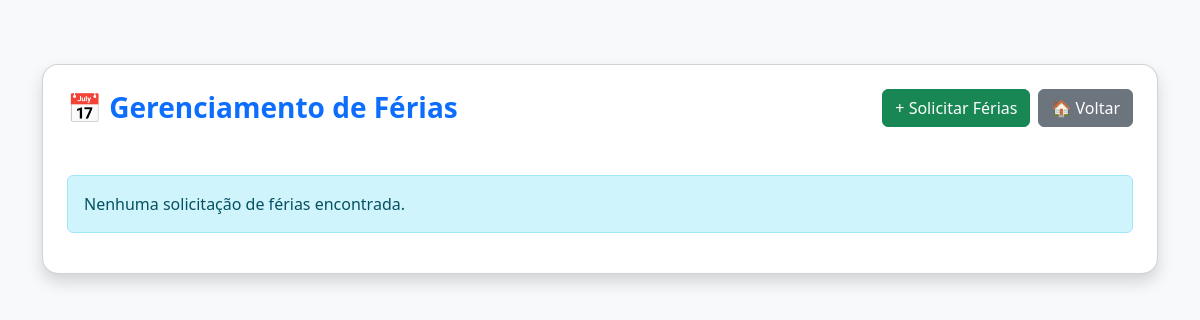
The page /auth/ferias/ (signed in) on the database as committed earlier.
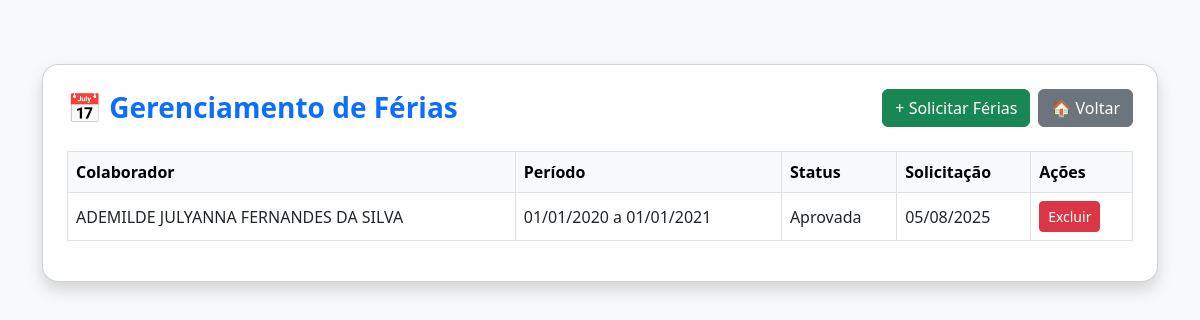
The same page on the database as committed later.
### dp_ses_management/models.py (models this page shows, shortened)
class Ferias(models.Model):
    STATUS_CHOICES = [
        ('pendente', 'Pendente'),
        ('aprovada', 'Aprovada'),
        ('rejeitada', 'Rejeitada'),
        ('cancelada', 'Cancelada'),
    ]
    colaborador = models.ForeignKey(Colaborador, on_delete=models.CASCADE, related_name='ferias')
    data_inicio = models.DateField(verbose_name="Data de Início")
    data_fim = models.DateField(verbose_name="Data de Fim")
    status = models.CharField(max_length=20, choices=STATUS_CHOICES, default='pendente')
    data_solicitacao = models.DateField(auto_now_add=True)
    observacoes = models.TextField(blank=True, null=True)

class Colaborador(models.Model):
    registro = models.AutoField(primary_key=True)
    matricula = models.CharField(max_length=255, unique=True, verbose_name="Matrícula (código funcional)", blank=True, null=True)
    nome_completo = models.CharField(max_length=255, verbose_name="Nome completo", blank=True, null=True)
    CARGO_CHOICES = [
        ('medico', 'Médico'),
        ('analista', 'Analista em Saúde'),
        ('assistente', 'Assistente em Saúde'),
        ('auxiliar', 'Auxiliar em Saúde'),
    ]
    cargo = models.CharField(max_length=255, choices=CARGO_CHOICES, verbose_name="Cargo", default='aux_admin', blank=True, null=True)
    funcao = models.CharField(max_length=255, verbose_name="Função Específica", blank=True, null=True)
    numero_conselho = models.CharField(max_length=255, blank=True, null=True, verbose_name="Número do conselho profissional")
    uf_conselho = models.CharField(max_length=255, blank=True, null=True, verbose_name="UF do conselho")
    nome_conselho = models.CharField(max_length=255, blank=True, null=True, verbose_name="Nome do conselho")
    SETOR_CHOICES = [
        ('almoxarifado', 'Almoxarifado'),
        ('ambulatorio', 'Ambulatório'),
        ('bloco_cirurgico', 'Bloco Cirúrgico'),
        ('ccih', 'CCIH'),
        ('clinica_cirurgica', 'Clínica Cirúrgica'),
        ('clinica_ortopedica', 'Clínica Ortopédica'),
        ('epidemiologia', 'Epidemiologia'),
        ('farmacia', 'Farmácia'),
        ('imobilizacao', 'Imobilização'),
        ('maternidade', 'Maternidade'),
        ('recepcao', 'Recepção'),
        ('same', 'SAME'),
        ('uti', 'UTI'),
        ('dp', 'Departamento Pessoal'),
    ]
    setor_trabalho = models.CharField(max_length=255, choices=SETOR_CHOICES, verbose_name="Setor de trabalho", default='enfermaria', blank=True, null=True)
    TURNO_CHOICES = [
        ('manha', 'Manhã'),
        ('tarde', 'Tarde'),
        ('noite', 'Noite'),
        ('integral', 'Integral'),
        ('diarista', 'Diarista'),
    ]
    turno = models.CharField(max_length=255, choices=TURNO_CHOICES, verbose_name="Turno", default='manha', blank=True, null=True)
    dias_trabalho = models.CharField(max_length=255, verbose_name="Dias de trabalho", blank=True, null=True)
    jornada_trabalho = models.CharField(max_length=255, verbose_name="Jornada de trabalho (Ex: 8h/dia)", blank=True, null=True)
    tipo_contrato = models.CharField(max_length=255, verbose_name="Tipo de contrato", blank=True, null=True)
    STATUS_CHOICES = [
        ('ativo', 'Ativo'),
        ('inativo', 'Inativo'),
        ('ferias', 'Férias'),
        ('afastado', 'Afastado'),
        ('licencan', 'Licença Nojo'),
        ('licencag', 'Licença Gala'),
        ('licencam', 'Licença Maternidade'),
        ('licencap', 'Licença Paternidade'),
        ('licencae', 'Licença Eleitoral'),
        ('licencat', 'Licença de Trato e Interesse Particular'),
        ('licencaedu', 'Licença Estudo'),
        ('licencapremio', 'Licença Prêmio'),
        ('demitido', 'Demitido'),
        ('exonerado', 'Exonerado'),
    ]
    status = models.CharField(max_length=255, choices=STATUS_CHOICES, verbose_name="Status", default='ativo', blank=True, null=True)
    data_admissao = models.DateField(verbose_name="Data de admissão", blank=True, null=True)
    nome_mae = models.CharField(max_length=255, verbose_name="Nome da mãe", blank=True, null=True)
    nome_pai = models.CharField(max_length=255, blank=True, null=True, verbose_name="Nome do pai")
    data_nascimento = models.DateField(verbose_name="Data de nascimento", blank=True, null=True)
    naturalidade = models.CharField(max_length=255, verbose_name="Naturalidade (cidade/estado)", blank=True, null=True)
    ESTADO_CIVIL_CHOICES = [
        ('solteiro', 'Solteiro(a)'),
        ('casado', 'Casado(a)'),
        ('divorciado', 'Divorciado(a)'),
        ('viuvo', 'Viúvo(a)'),
        ('uniao_estavel', 'União Estável'),
    ]
    estado_civil = models.CharField(max_length=255, choices=ESTADO_CIVIL_CHOICES, verbose_name="Estado civil", default='solteiro', blank=True, null=True)
    titulo_eleitor = models.CharField(max_length=255, blank=True, null=True, verbose_name="Título de eleitor")
    zona_eleitoral = models.CharField(max_length=255, blank=True, null=True, verbose_name="Zona eleitoral")
    secao_eleitoral = models.CharField(max_length=255, blank=True, null=True, verbose_name="Seção eleitoral")
    estado_vota = models.CharField(max_length=255, blank=True, null=True, verbose_name="Estado onde vota")
    rg_completo = models.CharField(max_length=255, verbose_name="RG (Número e órgão emissor)", blank=True, null=True)
    cpf = models.CharField(max_length=255, unique=True, verbose_name="CPF", blank=True, null=True)
    numero_ctps = models.CharField(max_length=255, unique=True, verbose_name="Número da CTPS", blank=True, null=True)
    serie_ctps = models.CharField(max_length=255, verbose_name="Série da CTPS", blank=True, null=True)
    uf_ctps = models.CharField(max_length=255, verbose_name="UF da CTPS", blank=True, null=True)
    documento_militar = models.CharField(max_length=255, blank=True, null=True, verbose_name="Documento militar")
    grau_instrucao = models.CharField(max_length=255, verbose_name="Grau de instrução", blank=True, null=True)
    numero_pasep = models.CharField(max_length=255, blank=True, null=True, verbose_name="Número do PASEP")
    celular = models.CharField(max_length=255, verbose_name="Celular", blank=True, null=True)
    telefone_fixo = models.CharField(max_length=255, blank=True, null=True, verbose_name="Telefone fixo")
    email = models.EmailField(verbose_name="E-mail", unique=True, blank=True, null=True)
    cep = models.CharField(max_length=255, verbose_name="CEP", blank=True, null=True)
    endereco = models.CharField(max_length=255, verbose_name="Logradouro", blank=True, null=True)
    numero = models.CharField(max_length=255, verbose_name="Número", blank=True, null=True)
    complemento = models.CharField(max_length=255, blank=True, null=True, verbose_name="Complemento")
    bairro = models.CharField(max_length=255, verbose_name="Bairro", blank=True, null=True)
    cidade = models.CharField(max_length=255, verbose_name="Cidade", blank=True, null=True)
    uf = models.CharField(max_length=255, verbose_name="UF", blank=True, null=True)
    observacoes = models.TextField(
        max_length=10000,
        blank=True,
        null=True,
        verbose_name="Observações (informações adicionais)"
    )

### dp_ses_management/views.py (the view)
# urls.py: path('ferias/', views.listar_ferias, name='listar_ferias'),
@login_required(login_url='/auth/login/')
def listar_ferias(request):
    ferias_list = Ferias.objects.all().order_by('-data_solicitacao')
    context = {
        'ferias_list': ferias_list,
    }
    return render(request, 'tarefas/listar_ferias.html', context)

### templates/tarefas/listar_ferias.html (shortened to what this page needs)
<!DOCTYPE html>
<html lang="pt-BR">
<head>
    {% load static %}
    <link href="https://cdn.jsdelivr.net/npm/bootstrap@5.3.0/dist/css/bootstrap.min.css" rel="stylesheet">
</head>
<body>
    <div class="container py-3 py-lg-5">
        <div class="card shadow p-3 p-lg-4">
            <div class="d-flex flex-column flex-md-row justify-content-between align-items-start align-items-md-center mb-3 mb-lg-4 gap-2">
                <h1 class="h3 fw-bold text-primary mb-2 mb-md-0">📅 Gerenciamento de Férias</h1>
                <div class="d-flex flex-column flex-sm-row gap-2 header-actions">
                    <a href="{% url 'tarefas:solicitar_ferias' %}" class="btn btn-success">
                        + Solicitar Férias
                    </a>
                    <a href="{% url 'tarefas:home' %}" class="btn btn-secondary">
                        🏠 Voltar
                    </a>
                </div>
            </div>
            {% if ferias_list %}
                <div class="table-responsive">
                    <table class="table table-hover table-bordered align-middle">
                        <thead class="table-light">
                            <tr>
                                <th>Colaborador</th>
                                <th>Período</th>
                                <th>Status</th>
                                <th>Solicitação</th>
                                <th class="text-nowrap">Ações</th>
                            </tr>
                        </thead>
                        <tbody>
                            {% for ferias in ferias_list %}
                                <tr>
                                    <td>{{ ferias.colaborador.nome_completo }}</td>
                                    <td class="text-nowrap">{{ ferias.data_inicio|date:"d/m/Y" }} a {{ ferias.data_fim|date:"d/m/Y" }}</td>
                                    <td>{{ ferias.get_status_display }}</td>
                                    <td class="text-nowrap">{{ ferias.data_solicitacao|date:"d/m/Y" }}</td>
                                    <td>
                                        <div class="action-buttons">
                                            {% if ferias.status == 'pendente' %}
                                                <a href="{% url 'tarefas:aprovar_ferias' ferias.id %}" class="btn btn-primary btn-sm">Aprovar</a>
                                                <a href="{% url 'tarefas:excluir_ferias' ferias.id %}" class="btn btn-danger btn-sm" onclick="return confirm('Tem certeza que deseja excluir esta solicitação de férias?');">Excluir</a>
                                            {% else %}
                                                <a href="{% url 'tarefas:excluir_ferias' ferias.id %}" class="btn btn-danger btn-sm" onclick="return confirm('Tem certeza que deseja excluir esta solicitação de férias?');">Excluir</a>
                                            {% endif %}
                                        </div>
                                    </td>
                                </tr>
                            {% endfor %}
                        </tbody>
                    </table>
                </div>
            {% else %}
                <div class="alert alert-info mt-3 mt-lg-4" role="alert">
                    Nenhuma solicitação de férias encontrada.
                </div>
            {% endif %}
        </div>
    </div>
</body>
</html>

Rows that differ between the two databases and show on the page:
added Ferias: colaborador.nome_completo "ADEMILDE JULYANNA FERNANDES DA SILVA", data_inicio "01/01/2020", data_fim "01/01/2021", status "Aprovada", data_solicitacao "05/08/2025", shows "Excluir"
Other text that changed with them:
text no longer shown: "Nenhuma solicitação de férias encontrada."
text now shown: "Colaborador Período Status Solicitação Ações"
